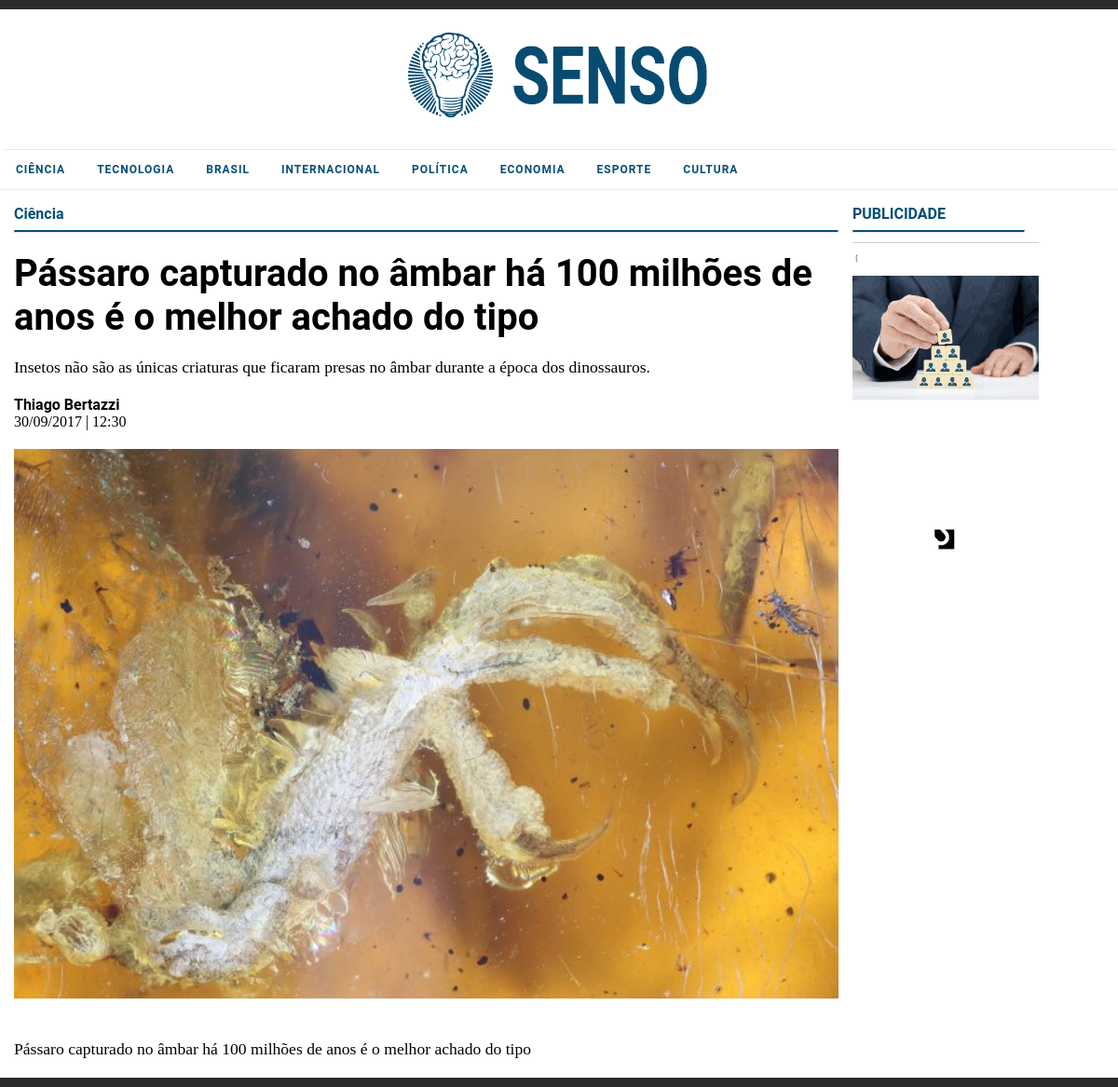
The page /noticia.php?n=19 on the database its author committed.
### tables this page shows
CREATE TABLE `categoria` (
  `CD_CATEGORIA` int(11) NOT NULL AUTO_INCREMENT,
  `NM_CATEGORIA` varchar(24) DEFAULT NULL,
  PRIMARY KEY (`CD_CATEGORIA`)
);

CREATE TABLE `noticia` (
  `CD_NOTICIA` int(11) NOT NULL AUTO_INCREMENT,
  `NM_TITULO_NOTICIA` varchar(80) DEFAULT NULL,
  `NM_LINHA_FINA_NOTICIA` varchar(150) DEFAULT NULL,
  `DS_TEXTO_NOTICIA` text,
  `DT_PUBLICACAO_NOTICIA` date DEFAULT NULL,
  `HR_PUBLICACAO_NOTICIA` time DEFAULT NULL,
  `IC_DESTAQUE_NOTICIA` tinyint(1) DEFAULT NULL,
  `CD_CATEGORIA` int(11) DEFAULT NULL,
  PRIMARY KEY (`CD_NOTICIA`),
  KEY `FK_CATEGORIA` (`CD_CATEGORIA`),
  CONSTRAINT `FK_CATEGORIA` FOREIGN KEY (`CD_CATEGORIA`) REFERENCES `categoria` (`CD_CATEGORIA`)
);

CREATE TABLE `autor` (
  `CD_AUTOR` int(11) NOT NULL AUTO_INCREMENT,
  `NM_AUTOR` varchar(45) DEFAULT NULL,
  PRIMARY KEY (`CD_AUTOR`)
);

CREATE TABLE `banner` (
  `CD_BANNER` int(11) NOT NULL AUTO_INCREMENT,
  `NM_EMPRESA_ANUNCIANTE_BANNER` varchar(45) DEFAULT NULL,
  `IC_ATIVO_BANNER` tinyint(1) DEFAULT NULL,
  `DT_PUBLICACAO_BANNER` date DEFAULT NULL,
  `HR_PUBLICACAO_BANNER` time DEFAULT NULL,
  `NM_LINK_BANNER` varchar(255) DEFAULT NULL,
  PRIMARY KEY (`CD_BANNER`)
);

### noticia.php (the view, shortened to what this page needs)
<!doctype html>
<html>
<head>
    <link rel="stylesheet" href="CSS/styles.css">
    <link rel="stylesheet" href="CSS/EstiloGeral.css">
    <link href="font/Roboto/Roboto-Regular.ttf" rel="stylesheet">
    <link href="font/Didact_Gothic/DidactGothic-Regular.ttf" rel="stylesheet">
</head>
<body onload="init();" style="margin:0px;">
	<?php include("menu.php"); ?>
	<div class="main">
			<div class="mainContent fl">
				<div class="pnlContent">
					<?php
						$pk_noticia = $_GET["n"];
						$sqlSelect = "SELECT      A.CD_NOTICIA
						,A.NM_TITULO_NOTICIA
						,A.NM_LINHA_FINA_NOTICIA
						,A.DS_TEXTO_NOTICIA
						,A.DT_PUBLICACAO_NOTICIA
						,A.HR_PUBLICACAO_NOTICIA
						,B.CD_CATEGORIA
						,B.NM_CATEGORIA
						,D.NM_AUTOR
						FROM NOTICIA A
						INNER JOIN CATEGORIA B ON (A.CD_CATEGORIA = B.CD_CATEGORIA)
						INNER JOIN AUTOR_NOTICIA C ON (A.CD_NOTICIA   = C.CD_NOTICIA)
						INNER JOIN AUTOR D ON (C.CD_AUTOR   = D.CD_AUTOR) WHERE A.CD_NOTICIA=$pk_noticia";
						$result = $sqlConn->query($sqlSelect);
						if($result->num_rows > 0)
						{
							while ($recent=$result->fetch_assoc())
							{
							$pk_categoria=$recent["CD_CATEGORIA"];
							$categoria=$recent["NM_CATEGORIA"];
							$nmtnoticia=$recent["NM_TITULO_NOTICIA"];
							$nmlfnoticia=$recent["NM_LINHA_FINA_NOTICIA"];
							$autor = $recent["NM_AUTOR"];
							$oldDate = date_create($recent["DT_PUBLICACAO_NOTICIA"]);
							$newDate = date_format($oldDate, "d/m/Y");
							$oldTime = date_create($recent["HR_PUBLICACAO_NOTICIA"]);
							$newTime = date_format($oldTime, "H:i");
							$texto = $recent["DS_TEXTO_NOTICIA"];
							echo"<p class='categoryTitle'><strong><a href='categoria.php?c=$pk_categoria'>$categoria</a></strong></p>
							<hr>
							<h5>$nmtnoticia</h5>
							<h6>$nmlfnoticia</h6>
							<h4><strong>$autor<strong></h4>
							<h4>$newDate | $newTime </h4>
							<div class='imgNoticia'><img src='img/noticias/$pk_noticia.jpg' width='100%'></div>
							<h6>$texto</h6>
							";
							}
						}
						?>
				</div>
			</div>
		<div class="mainAside fl">
			<div class="pnlContent">
				<p class="categoryTitle"><strong >PUBLICIDADE</strong></p>
				<hr>
				<div class="banner">
					<?php
					 include("banner.php");
					?>
				</div>
			</div>
		</div>
	</div>
	<div class="linhaAzul"></div>
</body>
<html>

### menu.php (shortened to what this page needs)
<div class="linhaAzul"></div>
<div class="pnlLogo">
	<div class="logo">
		<a href="index.php"><img src="img/logo.png" height="100%"></a>
	</div>
</div>
<header id="header">
	<div id="cssmenu" class="header">
			<ul>
			<?php
				include("connection.php");
				$sqlSelect = "SELECT CD_CATEGORIA, NM_CATEGORIA FROM categoria";
				$result = $sqlConn->query($sqlSelect);
				if($result->num_rows > 0)
				{
					while ($row=$result->fetch_assoc())
					{
						$pkcate=$row["CD_CATEGORIA"];
						$nmcate=$row["NM_CATEGORIA"];
						echo "<li><a href='categoria.php?c=$pkcate'>$nmcate</a></li>";
					}
				}
			?>
			</ul>
	</div>
</header>

### banner.php
<?php
	include("connection.php");
	$sqlSelect = "SELECT CD_BANNER, NM_LINK_BANNER FROM BANNER WHERE IC_ATIVO_BANNER=1 ORDER BY DT_PUBLICACAO_BANNER DESC, HR_PUBLICACAO_BANNER DESC LIMIT 0,3";
	$result = $sqlConn->query($sqlSelect);
	if($result->num_rows > 0)
	{
		while($row = $result->fetch_assoc())
		{
			$pk_banner = $row["CD_BANNER"];
			$link_banner = $row["NM_LINK_BANNER"];
			echo "<a href='$link_banner' target=\"_blank\"><img src='img/banner/$pk_banner.gif'></a>";
		}
	}
?>

### CSS/styles.css (style rules this page uses)
#cssmenu, #cssmenu ul, #cssmenu ul li, #cssmenu ul li a, #cssmenu #menu-button { margin: 0; padding: 0; border: 0; list-style: none; line-height: 1; display: block; position: relative; -webkit-box-sizing: border-box; -moz-box-sizing: border-box; box-sizing: border-box; }
#cssmenu:after, #cssmenu > ul:after { content: "."; display: block; clear: both; visibility: hidden; line-height: 0; height: 0; }
#cssmenu { font-family: 'Roboto', sans-serif; background: #fff; margin: auto; width: 75%; }
#cssmenu > ul { width:100%; }
#cssmenu > ul > li { float: left; }
#cssmenu > ul > li > a { padding: 15px 17px; font-size: 12px; letter-spacing: 1px; text-decoration: none; color: #054F77; font-weight: 700; text-transform: uppercase; }
@media screen and (max-width:1366px) { #cssmenu { width: 100%; } }

### CSS/EstiloGeral.css (style rules this page uses)
* { font-family: 'Roboto', Sans-Serif }
body { margin:0; }
.linhaAzul { width:100%;height:10px;background-color:#2b2b2b; }
header { width: 100%; background-color:white; margin: auto; border-radius: 5px 5px 0 0 ; border-top:0.25px solid #e9ebee; border-bottom:0.25px solid #e9ebee; position: relative; z-index: 1; }
a { text-decoration:none; color:inherit; }
.main { width:75%;margin:auto; background-color:white;border-radius: 5px 5px 0 0; }
.mainContent { width:75%; }
.mainAside { width:200px; }
.pnlLogo { margin:auto;width:100%;height:150px;background-color:transparent; color:white; text-align:center; }
.logo { height:100px; margin:auto;padding-top:25px; }
.header { width: 100%; }
.pnlContent { padding-left:15px; }
.fl { float:left; }
.categoryTitle { color:#054F77;margin-bottom:5px; }
hr { border-top:2px solid #054F77;margin-bottom:10px; }
h4 { font-size:1em; font-weight: normal; margin:0; font-family: 'Didact Gothic'; }
h5 { font-size:3em;margin:20px 0; }
h6 { font-size:1.1em;font-weight: lighter;margin:20px 0; font-family: 'Didact Gothic'; }
.imgNoticia { width:100%;padding: 20px 0; }
@media only screen and (max-width: 1366px) { h5 { font-size:2.5em; } }
@media only screen and (max-width: 1366px) { .main { width:100%; } }

### rows shown on the page
categoria: NM_CATEGORIA "CIÊNCIA"
categoria: NM_CATEGORIA "TECNOLOGIA"
categoria: NM_CATEGORIA "BRASIL"
categoria: NM_CATEGORIA "INTERNACIONAL"
categoria: NM_CATEGORIA "POLÍTICA"
categoria: NM_CATEGORIA "ECONOMIA"
categoria: NM_CATEGORIA "ESPORTE"
categoria: NM_CATEGORIA "CULTURA"
noticia: CD_CATEGORIA.NM_CATEGORIA "Ciência", NM_TITULO_NOTICIA "Pássaro capturado no âmbar há 100 milhões de anos é o melhor achado do tipo", NM_LINHA_FINA_NOTICIA "Insetos não são as únicas criaturas que ficaram presas no âmbar durante a época dos dinossauros.", autor.NM_AUTOR "Thiago Bertazzi", DT_PUBLICACAO_NOTICIA "30/09/2017", HR_PUBLICACAO_NOTICIA "12:30", DS_TEXTO_NOTICIA "Pássaro capturado no âmbar há 100 milhões de anos é o melhor achado do tipo"
banner: shows a picture
banner: shows a picture
banner: shows a picture
